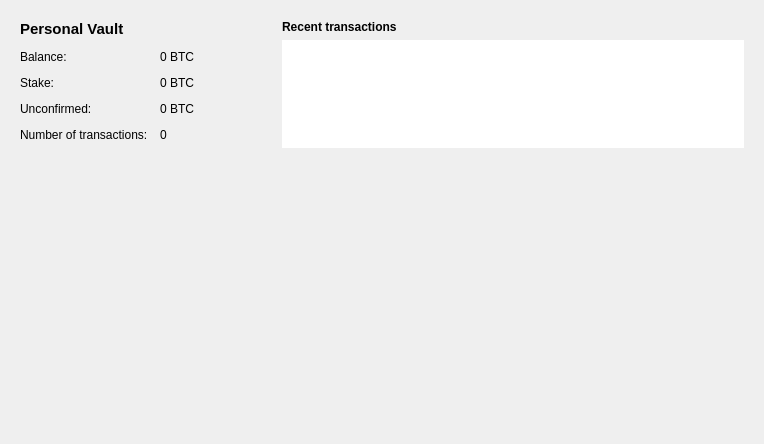
<?xml version="1.0" encoding="UTF-8"?>
<ui version="4.0">
 <class>OverviewPage</class>
 <widget class="QWidget" name="OverviewPage">
  <property name="geometry">
   <rect>
    <x>0</x>
    <y>0</y>
    <width>764</width>
    <height>444</height>
   </rect>
  </property>
  <property name="windowTitle">
   <string>Form</string>
  </property>
  <property name="styleSheet">
   <string notr="true">QToolTip { background-color: #000000; }</string>
  </property>
  <layout class="QHBoxLayout" name="horizontalLayout" stretch="1,1">
   <item>
    <layout class="QVBoxLayout" name="verticalLayout_2">
     <item>
      <widget class="QFrame" name="frame">
       <property name="frameShape">
        <enum>QFrame::NoFrame</enum>
       </property>
       <property name="frameShadow">
        <enum>QFrame::Plain</enum>
       </property>
       <property name="lineWidth">
        <number>0</number>
       </property>
       <layout class="QFormLayout" name="formLayout_2">
        <property name="fieldGrowthPolicy">
         <enum>QFormLayout::AllNonFixedFieldsGrow</enum>
        </property>
        <property name="horizontalSpacing">
         <number>12</number>
        </property>
        <property name="verticalSpacing">
         <number>12</number>
        </property>
        <item row="2" column="0">
         <widget class="QLabel" name="label">
          <property name="text">
           <string>Balance:</string>
          </property>
         </widget>
        </item>
        <item row="2" column="1">
         <widget class="QLabel" name="labelBalance">
          <property name="text">
           <string notr="true">0 BTC</string>
          </property>
         </widget>
        </item>
        <item row="5" column="0">
         <widget class="QLabel" name="label_2">
          <property name="text">
           <string>Number of transactions:</string>
          </property>
         </widget>
        </item>
        <item row="5" column="1">
         <widget class="QLabel" name="labelNumTransactions">
          <property name="text">
           <string>0</string>
          </property>
         </widget>
        </item>
        <item row="4" column="0">
         <widget class="QLabel" name="label_3">
          <property name="text">
           <string>Unconfirmed:</string>
          </property>
         </widget>
        </item>
        <item row="4" column="1">
         <widget class="QLabel" name="labelUnconfirmed">
          <property name="text">
           <string notr="true">0 BTC</string>
          </property>
         </widget>
        </item>
        <item row="3" column="0">
         <widget class="QLabel" name="label_6">
          <property name="text">
           <string>Stake:</string>
          </property>
         </widget>
        </item>
        <item row="3" column="1">
         <widget class="QLabel" name="labelStake">
          <property name="text">
           <string notr="true">0 BTC</string>
          </property>
         </widget>
        </item>
        <item row="1" column="0">
         <widget class="QLabel" name="label_5">
          <property name="font">
           <font>
            <pointsize>11</pointsize>
            <weight>75</weight>
            <bold>true</bold>
           </font>
          </property>
          <property name="text">
           <string>Personal Vault</string>
          </property>
         </widget>
        </item>
       </layout>
      </widget>
     </item>
     <item>
      <widget class="QFrame" name="logoFrame">
       <property name="minimumSize">
        <size>
         <width>256</width>
         <height>256</height>
        </size>
       </property>
       <property name="styleSheet">
        <string notr="true">background-image: url(:/icons/version); background-repeat: no-repeat; background-position: bottom left;</string>
       </property>
       <property name="frameShape">
        <enum>QFrame::NoFrame</enum>
       </property>
       <property name="frameShadow">
        <enum>QFrame::Plain</enum>
       </property>
       <property name="lineWidth">
        <number>0</number>
       </property>
      </widget>
     </item>
     <item>
      <spacer name="verticalSpacer">
       <property name="orientation">
        <enum>Qt::Vertical</enum>
       </property>
       <property name="sizeHint" stdset="0">
        <size>
         <width>20</width>
         <height>40</height>
        </size>
       </property>
      </spacer>
     </item>
    </layout>
   </item>
   <item>
    <layout class="QVBoxLayout" name="verticalLayout_3">
     <item>
      <widget class="QFrame" name="frame_2">
       <property name="frameShape">
        <enum>QFrame::NoFrame</enum>
       </property>
       <property name="frameShadow">
        <enum>QFrame::Plain</enum>
       </property>
       <property name="lineWidth">
        <number>0</number>
       </property>
       <layout class="QVBoxLayout" name="verticalLayout">
        <item>
         <widget class="QLabel" name="label_4">
          <property name="text">
           <string>&lt;b&gt;Recent transactions&lt;/b&gt;</string>
          </property>
         </widget>
        </item>
        <item>
         <widget class="QListView" name="listTransactions">
          <property name="frameShape">
           <enum>QFrame::NoFrame</enum>
          </property>
          <property name="verticalScrollBarPolicy">
           <enum>Qt::ScrollBarAlwaysOff</enum>
          </property>
          <property name="horizontalScrollBarPolicy">
           <enum>Qt::ScrollBarAlwaysOff</enum>
          </property>
         </widget>
        </item>
       </layout>
      </widget>
     </item>
     <item>
      <widget class="QFrame" name="frame_3">
       <property name="minimumSize">
        <size>
         <width>480</width>
         <height>270</height>
        </size>
       </property>
       <property name="styleSheet">
        <string notr="true">background-image: url(:/icons/version_overlay); background-position: bottom right;</string>
       </property>
       <property name="frameShape">
        <enum>QFrame::NoFrame</enum>
       </property>
       <property name="frameShadow">
        <enum>QFrame::Plain</enum>
       </property>
       <property name="lineWidth">
        <number>0</number>
       </property>
      </widget>
     </item>
     <item>
      <spacer name="verticalSpacer_2">
       <property name="orientation">
        <enum>Qt::Vertical</enum>
       </property>
       <property name="sizeHint" stdset="0">
        <size>
         <width>20</width>
         <height>40</height>
        </size>
       </property>
      </spacer>
     </item>
    </layout>
   </item>
  </layout>
 </widget>
 <resources/>
 <connections/>
</ui>
